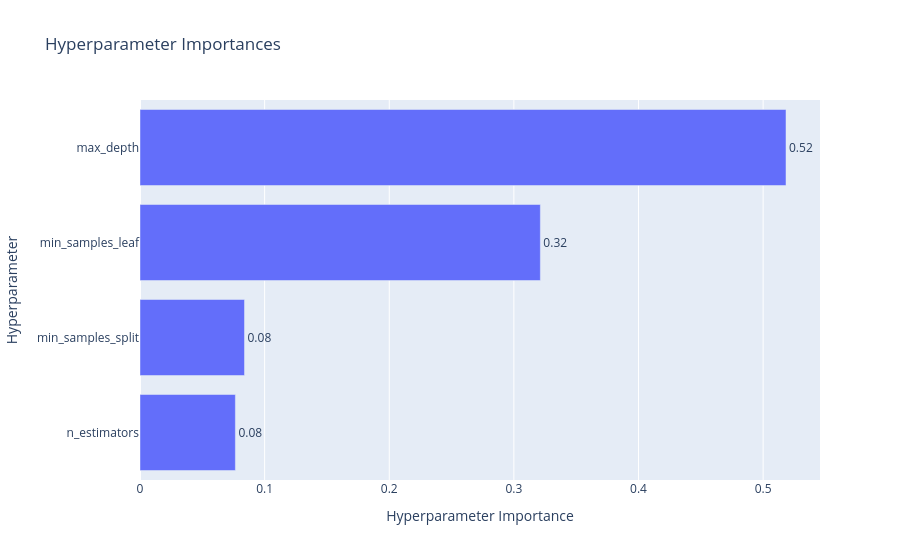
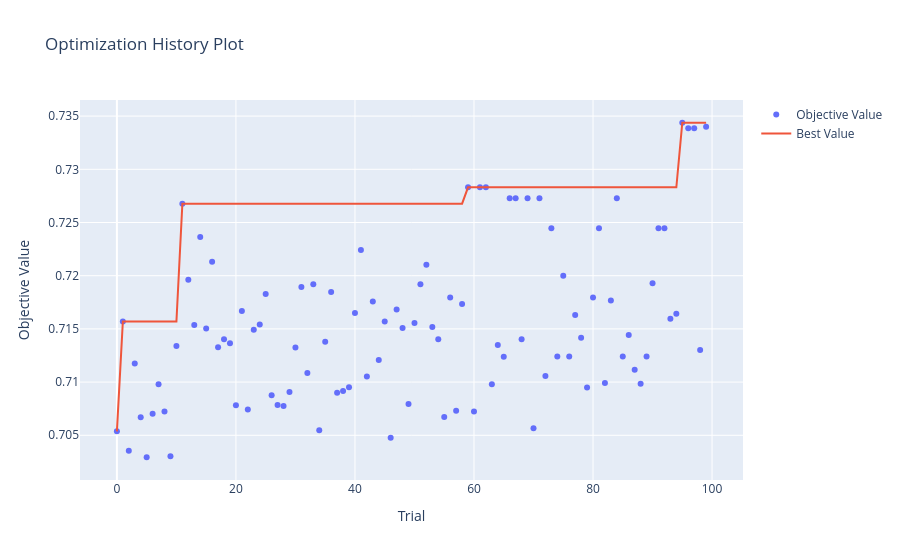
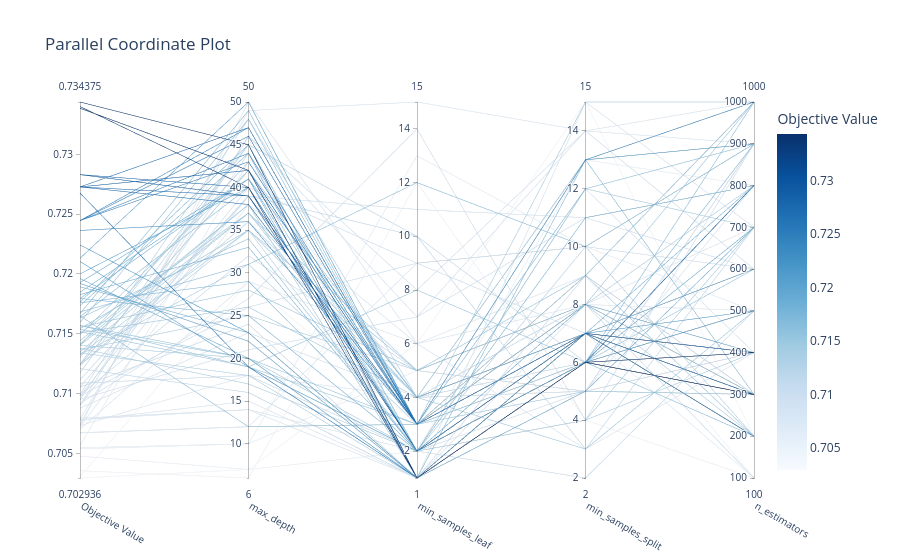

Here is the notebook cell these charts were saved with, in order:
### Code cell
vis.plot_param_importances(study_rf).show()
vis.plot_optimization_history(study_rf).show()
vis.plot_parallel_coordinate(study_rf).show()
